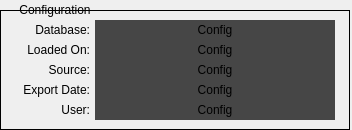
<?xml version="1.0" encoding="UTF-8"?>
<ui version="4.0">
 <class>Form</class>
 <widget class="QWidget" name="Form">
  <property name="geometry">
   <rect>
    <x>0</x>
    <y>0</y>
    <width>352</width>
    <height>130</height>
   </rect>
  </property>
  <property name="windowTitle">
   <string>Form</string>
  </property>
  <widget class="QFrame" name="frame">
   <property name="geometry">
    <rect>
     <x>0</x>
     <y>10</y>
     <width>350</width>
     <height>120</height>
    </rect>
   </property>
   <property name="frameShape">
    <enum>QFrame::Box</enum>
   </property>
   <property name="frameShadow">
    <enum>QFrame::Plain</enum>
   </property>
   <widget class="QLabel" name="label_2">
    <property name="geometry">
     <rect>
      <x>5</x>
      <y>10</y>
      <width>85</width>
      <height>20</height>
     </rect>
    </property>
    <property name="text">
     <string>Database:</string>
    </property>
    <property name="alignment">
     <set>Qt::AlignRight|Qt::AlignTrailing|Qt::AlignVCenter</set>
    </property>
   </widget>
   <widget class="PyDMLabel" name="PyDMLabel">
    <property name="geometry">
     <rect>
      <x>95</x>
      <y>10</y>
      <width>240</width>
      <height>20</height>
     </rect>
    </property>
    <property name="toolTip">
     <string/>
    </property>
    <property name="styleSheet">
     <string notr="true">background-color: rgb(70, 70, 70);</string>
    </property>
    <property name="text">
     <string>Config</string>
    </property>
    <property name="alignment">
     <set>Qt::AlignCenter</set>
    </property>
    <property name="margin">
     <number>3</number>
    </property>
    <property name="alarmSensitiveContent" stdset="0">
     <bool>true</bool>
    </property>
    <property name="channel" stdset="0">
     <string>ca://${P}:CONFIG_VERSION</string>
    </property>
   </widget>
   <widget class="QLabel" name="label_3">
    <property name="geometry">
     <rect>
      <x>5</x>
      <y>30</y>
      <width>85</width>
      <height>20</height>
     </rect>
    </property>
    <property name="text">
     <string>Loaded On:</string>
    </property>
    <property name="alignment">
     <set>Qt::AlignRight|Qt::AlignTrailing|Qt::AlignVCenter</set>
    </property>
   </widget>
   <widget class="QLabel" name="label_4">
    <property name="geometry">
     <rect>
      <x>5</x>
      <y>50</y>
      <width>85</width>
      <height>20</height>
     </rect>
    </property>
    <property name="text">
     <string>Source:</string>
    </property>
    <property name="alignment">
     <set>Qt::AlignRight|Qt::AlignTrailing|Qt::AlignVCenter</set>
    </property>
   </widget>
   <widget class="QLabel" name="label_5">
    <property name="geometry">
     <rect>
      <x>5</x>
      <y>70</y>
      <width>85</width>
      <height>20</height>
     </rect>
    </property>
    <property name="text">
     <string>Export Date:</string>
    </property>
    <property name="alignment">
     <set>Qt::AlignRight|Qt::AlignTrailing|Qt::AlignVCenter</set>
    </property>
   </widget>
   <widget class="QLabel" name="label_6">
    <property name="geometry">
     <rect>
      <x>5</x>
      <y>90</y>
      <width>85</width>
      <height>20</height>
     </rect>
    </property>
    <property name="text">
     <string>User:</string>
    </property>
    <property name="alignment">
     <set>Qt::AlignRight|Qt::AlignTrailing|Qt::AlignVCenter</set>
    </property>
   </widget>
   <widget class="PyDMLabel" name="PyDMLabel_2">
    <property name="geometry">
     <rect>
      <x>95</x>
      <y>30</y>
      <width>240</width>
      <height>20</height>
     </rect>
    </property>
    <property name="toolTip">
     <string/>
    </property>
    <property name="styleSheet">
     <string notr="true">background-color: rgb(70, 70, 70);</string>
    </property>
    <property name="text">
     <string>Config</string>
    </property>
    <property name="alignment">
     <set>Qt::AlignCenter</set>
    </property>
    <property name="margin">
     <number>3</number>
    </property>
    <property name="alarmSensitiveContent" stdset="0">
     <bool>true</bool>
    </property>
    <property name="channel" stdset="0">
     <string>ca://${P}:ENGINE_START_TIME_STR</string>
    </property>
   </widget>
   <widget class="PyDMLabel" name="PyDMLabel_3">
    <property name="geometry">
     <rect>
      <x>95</x>
      <y>50</y>
      <width>240</width>
      <height>20</height>
     </rect>
    </property>
    <property name="toolTip">
     <string/>
    </property>
    <property name="styleSheet">
     <string notr="true">background-color: rgb(70, 70, 70);</string>
    </property>
    <property name="text">
     <string>Config</string>
    </property>
    <property name="alignment">
     <set>Qt::AlignCenter</set>
    </property>
    <property name="margin">
     <number>3</number>
    </property>
    <property name="alarmSensitiveContent" stdset="0">
     <bool>true</bool>
    </property>
    <property name="channel" stdset="0">
     <string>ca://${P}:CONFIG_DB_SRC</string>
    </property>
   </widget>
   <widget class="PyDMLabel" name="PyDMLabel_4">
    <property name="geometry">
     <rect>
      <x>95</x>
      <y>70</y>
      <width>240</width>
      <height>20</height>
     </rect>
    </property>
    <property name="toolTip">
     <string/>
    </property>
    <property name="styleSheet">
     <string notr="true">background-color: rgb(70, 70, 70);</string>
    </property>
    <property name="text">
     <string>Config</string>
    </property>
    <property name="alignment">
     <set>Qt::AlignCenter</set>
    </property>
    <property name="margin">
     <number>3</number>
    </property>
    <property name="alarmSensitiveContent" stdset="0">
     <bool>true</bool>
    </property>
    <property name="channel" stdset="0">
     <string>ca://${P}:CONFIG_DB_DATE</string>
    </property>
   </widget>
   <widget class="PyDMLabel" name="PyDMLabel_5">
    <property name="geometry">
     <rect>
      <x>95</x>
      <y>90</y>
      <width>240</width>
      <height>20</height>
     </rect>
    </property>
    <property name="toolTip">
     <string/>
    </property>
    <property name="styleSheet">
     <string notr="true">background-color: rgb(70, 70, 70);</string>
    </property>
    <property name="text">
     <string>Config</string>
    </property>
    <property name="alignment">
     <set>Qt::AlignCenter</set>
    </property>
    <property name="margin">
     <number>3</number>
    </property>
    <property name="alarmSensitiveContent" stdset="0">
     <bool>true</bool>
    </property>
    <property name="channel" stdset="0">
     <string>ca://${P}:CONFIG_DB_USER</string>
    </property>
   </widget>
  </widget>
  <widget class="QLabel" name="label">
   <property name="geometry">
    <rect>
     <x>10</x>
     <y>0</y>
     <width>90</width>
     <height>20</height>
    </rect>
   </property>
   <property name="text">
    <string>Configuration</string>
   </property>
   <property name="alignment">
    <set>Qt::AlignCenter</set>
   </property>
  </widget>
 </widget>
 <customwidgets>
  <customwidget>
   <class>PyDMLabel</class>
   <extends>QLabel</extends>
   <header>pydm.widgets.label</header>
  </customwidget>
 </customwidgets>
 <resources/>
 <connections/>
</ui>
